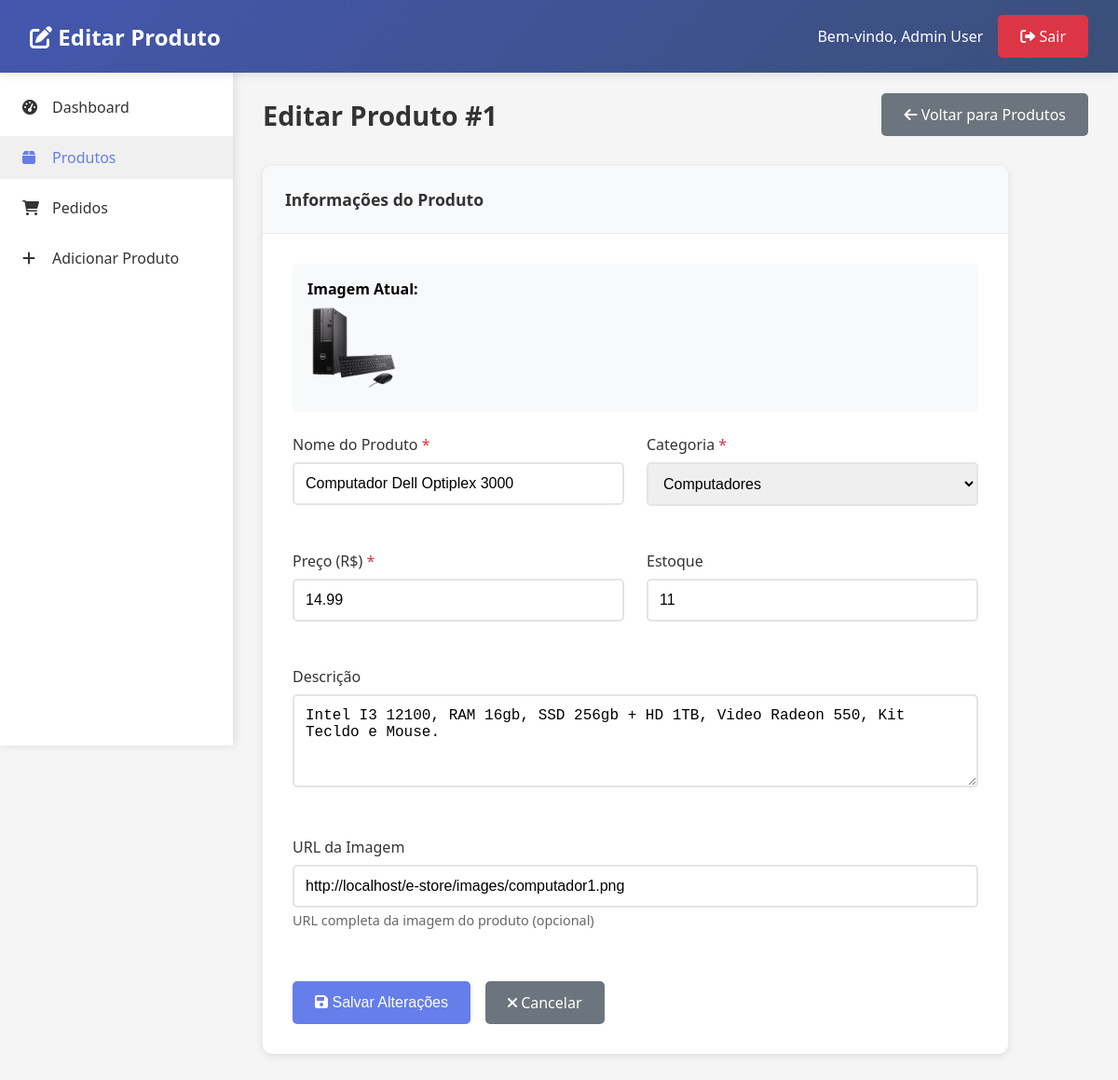
/admin_panel/edit_product.php?id=1 (signed in), run on the app's committed database.
### tables this page shows
CREATE TABLE `products` (
  `id` int(11) NOT NULL,
  `name` varchar(255) NOT NULL,
  `description` text DEFAULT NULL,
  `price` decimal(10,2) NOT NULL,
  `image` varchar(255) DEFAULT NULL,
  `category` varchar(255) NOT NULL,
  `stock` int(11) DEFAULT 0,
  `created_at` datetime DEFAULT current_timestamp(),
  `updated_at` datetime DEFAULT current_timestamp() ON UPDATE current_timestamp()
);

### admin_panel/edit_product.php (the view, shortened to what this page needs)
<?php
$pdo = getDatabase();
$productId = (int)($_GET['id'] ?? 0);
$stmt = $pdo->prepare("SELECT * FROM products WHERE id = ?");
$stmt->execute([$productId]);
$product = $stmt->fetch();
$categories = $pdo->query("SELECT DISTINCT category FROM products ORDER BY category")->fetchAll(PDO::FETCH_COLUMN);
?>
<!DOCTYPE html>
<html lang="pt-BR">
<head>
    <link href="https://cdnjs.cloudflare.com/ajax/libs/font-awesome/6.0.0/css/all.min.css" rel="stylesheet">
</head>
<body>
    <div class="header">
        <h1><i class="fas fa-edit"></i> Editar Produto</h1>
        <div class="user-info">
        <span>Bem-vindo, <?php echo htmlspecialchars($_SESSION['user_name']); ?></span>
            <a href="logout.php" class="btn btn-logout">
                <i class="fas fa-sign-out-alt"></i> Sair
            </a>
        </div>
    </div>
    <div class="sidebar">
        <ul>
            <li><a href="index.php"><i class="fas fa-tachometer-alt"></i> Dashboard</a></li>
            <li><a href="products.php" class="active"><i class="fas fa-box"></i> Produtos</a></li>
            <li><a href="orders.php"><i class="fas fa-shopping-cart"></i> Pedidos</a></li>
            <li><a href="add_product.php"><i class="fas fa-plus"></i> Adicionar Produto</a></li>
        </ul>
    </div>
    <div class="main-content">
        <div class="page-header">
            <h2>Editar Produto #<?php echo $product['id']; ?></h2>
            <a href="products.php" class="btn btn-secondary">
                <i class="fas fa-arrow-left"></i> Voltar para Produtos
            </a>
        </div>
        <div class="card">
            <div class="card-header">
                <h3>Informações do Produto</h3>
            </div>
            <div class="card-body">
                <?php if ($product['image']): ?>
                <div class="product-preview">
                    <strong>Imagem Atual:</strong><br>
                    <img src="<?php echo htmlspecialchars($product['image']); ?>" alt="Produto">
                </div>
                <?php endif; ?>
                <form method="POST">
                    <div class="form-row">
                        <div class="form-group">
                            <label for="name">Nome do Produto <span class="required">*</span></label>
                            <input type="text" id="name" name="name" value="<?php echo htmlspecialchars($product['name']); ?>" required>
                        </div>
                        <div class="form-group">
                            <label for="category">Categoria <span class="required">*</span></label>
                            <select id="category" name="category" required>
                                <?php foreach ($categories as $cat): ?>
                                    <option value="<?php echo htmlspecialchars($cat); ?>" <?php echo $product['category'] === $cat ? 'selected' : ''; ?>>
                                        <?php echo htmlspecialchars($cat); ?>
                                    </option>
                                <?php endforeach; ?>
                            </select>
                        </div>
                    </div>
                    <div class="form-row">
                        <div class="form-group">
                            <label for="price">Preço (R$) <span class="required">*</span></label>
                            <input type="number" id="price" name="price" step="0.01" min="0" value="<?php echo number_format($product['price'] / 100, 2, '.', ''); ?>" required>
                        </div>
                        <div class="form-group">
                            <label for="stock">Estoque</label>
                            <input type="number" id="stock" name="stock" min="0" value="<?php echo $product['stock']; ?>">
                        </div>
                    </div>
                    <div class="form-row full">
                        <div class="form-group">
                            <label for="description">Descrição</label>
                            <textarea id="description" name="description" placeholder="Descreva as características do produto..."><?php echo htmlspecialchars($product['description']); ?></textarea>
                        </div>
                    </div>
                    <div class="form-row full">
                        <div class="form-group">
                            <label for="image">URL da Imagem</label>
                            <input type="url" id="image" name="image" value="<?php echo htmlspecialchars($product['image']); ?>" placeholder="https://exemplo.com/imagem.jpg">
                            <div class="help-text">URL completa da imagem do produto (opcional)</div>
                        </div>
                    </div>
                    <div class="form-actions">
                        <button type="submit" class="btn btn-primary">
                            <i class="fas fa-save"></i> Salvar Alterações
                        </button>
                        <a href="products.php" class="btn btn-secondary">
                            <i class="fas fa-times"></i> Cancelar
                        </a>
                    </div>
                </form>
            </div>
        </div>
    </div>
</body>
</html>

### admin_panel/edit_product.php (style rules this page uses)
* { margin: 0; padding: 0; box-sizing: border-box; }
body { font-family: 'Segoe UI', Tahoma, Geneva, Verdana, sans-serif; background-color: #f5f5f5; }
.header { background: linear-gradient(135deg,rgb(68, 87, 174) 0%, #3b4f79 100%); color: white; padding: 1rem 2rem; display: flex; justify-content: space-between; align-items: center; box-shadow: 0 2px 10px rgba(0,0,0,0.1); position: fixed; width: 100%; top: 0; left: 0; z-index: 1000; }
.header h1 { font-size: 1.5rem; }
.header .user-info { display: flex; align-items: center; gap: 1rem; }
.sidebar { position: fixed; left: 0; top: 68px; width: 250px; height: calc(100vh - 68px); background: white; box-shadow: 2px 0 10px rgba(0,0,0,0.1); padding: 1rem 0; z-index: 999; overflow-y: auto; }
.sidebar ul { list-style: none; }
.sidebar li { margin: 0.5rem 0; }
.sidebar a { display: flex; align-items: center; padding: 0.75rem 1.5rem; color: #333; text-decoration: none; transition: background-color 0.3s; }
.sidebar a:hover, .sidebar a.active { background-color: #f0f0f0; color: #667eea; }
.sidebar i { margin-right: 0.75rem; width: 20px; }
.main-content { margin-left: 250px; padding: 2rem; margin-top: 68px; }
.page-header { display: flex; justify-content: space-between; align-items: center; margin-bottom: 2rem; }
.page-header h2 { color: #333; font-size: 1.8rem; }
.card { background: white; border-radius: 10px; box-shadow: 0 2px 10px rgba(0,0,0,0.1); overflow: hidden; max-width: 800px; }
.card-header { padding: 1.5rem; border-bottom: 1px solid #eee; background: #f8f9fa; }
.card-header h3 { color: #333; font-size: 1.1rem; }
.card-body { padding: 2rem; }
.form-row { display: grid; grid-template-columns: 1fr 1fr; gap: 1.5rem; margin-bottom: 1.5rem; }
.form-row.full { grid-template-columns: 1fr; }
.form-group { margin-bottom: 1.5rem; }
.form-group label { display: block; margin-bottom: 0.5rem; color: #333; font-weight: 500; }
.form-group input, .form-group select, .form-group textarea { width: 100%; padding: 0.75rem; border: 2px solid #e1e5e9; border-radius: 5px; font-size: 1rem; transition: border-color 0.3s; }
.form-group textarea { resize: vertical; min-height: 100px; }
.btn { padding: 0.75rem 1.5rem; border: none; border-radius: 5px; cursor: pointer; text-decoration: none; display: inline-block; font-size: 1rem; transition: background-color 0.3s; }
.btn-primary { background: #667eea; color: white; }
.btn-secondary { background: #6c757d; color: white; }
.btn-logout { background: #dc3545; color: white; }
.form-actions { display: flex; gap: 1rem; margin-top: 2rem; }
.required { color: #dc3545; }
.help-text { font-size: 0.9rem; color: #666; margin-top: 0.25rem; }
.product-preview { background: #f8f9fa; padding: 1rem; border-radius: 5px; margin-bottom: 1.5rem; }
.product-preview img { max-width: 100px; max-height: 100px; object-fit: cover; border-radius: 5px; }

### data on the page
products: id "1", image (picture), name "Computador Dell Optiplex 3000", category "Computadores", price "14.99", stock "11", description "Intel I3 12100, RAM 16gb, SSD 256gb + HD 1TB, Video Radeon 550, Kit Tecldo e Mouse.", image "http://localhost/e-store/images/computador1.png"

### other printed values
$_SESSION['user_name'] "Admin User"
